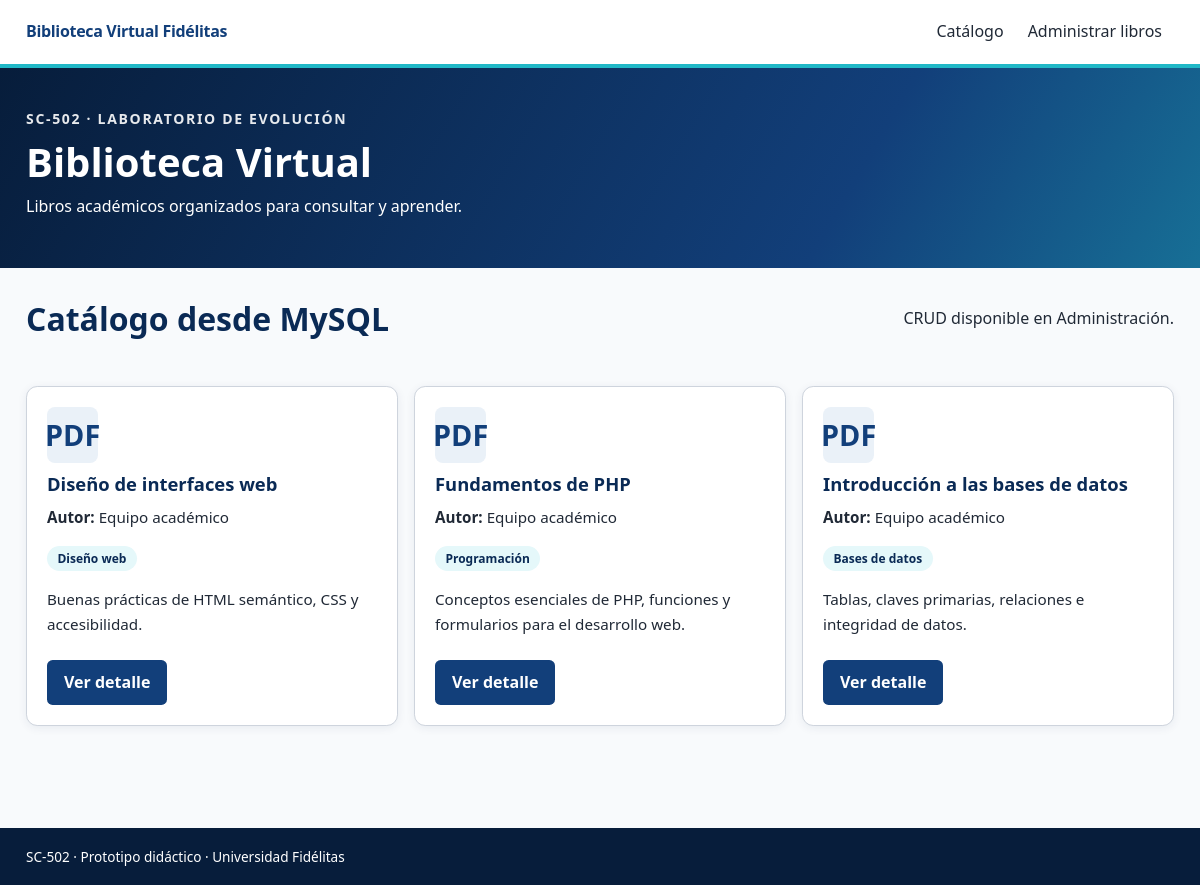
Page /proyecto/public/index.php on the committed database.
### tables this page shows
CREATE TABLE IF NOT EXISTS libros (
 id INT UNSIGNED AUTO_INCREMENT PRIMARY KEY,
 titulo VARCHAR(180) NOT NULL,
 autor VARCHAR(160) NOT NULL,
 resumen TEXT NOT NULL,
 categoria_id INT UNSIGNED NOT NULL,
 creado_en TIMESTAMP NOT NULL DEFAULT CURRENT_TIMESTAMP,
 CONSTRAINT fk_libro_categoria FOREIGN KEY (categoria_id) REFERENCES categorias(id)
    ON DELETE RESTRICT ON UPDATE CASCADE,
 INDEX idx_libros_titulo (titulo),
 INDEX idx_libros_autor (autor)
);

CREATE TABLE IF NOT EXISTS categorias (
 id INT UNSIGNED AUTO_INCREMENT PRIMARY KEY,
 nombre VARCHAR(100) NOT NULL UNIQUE,
 descripcion VARCHAR(300) NULL
);

### proyecto/lib/RepositorioLibros.php (called while the page is built, shortened)
<?php
function consultarTodos(PDO $db, string $sp, array $args=[]): array {
    $marks = implode(',',array_fill(0,count($args),'?'));
    $q = $db->prepare('CALL '.$sp.'('.$marks.')');
    $q->execute($args);$rows = $q->fetchAll();$q->closeCursor();return $rows;
}
function listarLibros(PDO $db): array {return consultarTodos($db,'sp_libro_listar');}

### proyecto/public/index.php (the view, shortened to what this page needs)
<?php
require __DIR__ . '/../lib/RepositorioLibros.php';
function largo_utf8(string $texto): int
{
    if (function_exists('mb_strlen')) {
        return mb_strlen($texto, 'UTF-8');
    }
    $n = iconv_strlen($texto, 'UTF-8');
    return $n === false ? strlen($texto) : $n;
}
function e(?string $s): string
{
    return htmlspecialchars($s ?? '', ENT_QUOTES | ENT_SUBSTITUTE, 'UTF-8');
}
function iniciarPagina(string $titulo): void
{
    $titulo = e($titulo);
    echo '<!doctype html>'
        . '<html lang="es"><head><meta charset="utf-8">'
        . '<meta name="viewport" content="width=device-width,initial-scale=1">'
        . '<title>' . $titulo . ' | Biblioteca Virtual</title>'
        . '<link rel="stylesheet" href="assets/css/ort-fidelitas.css">'
        . '<link rel="stylesheet" href="assets/css/biblioteca.css">'
        . '</head><body>';
    echo '<a class="skip-link" href="#contenido">Saltar al contenido</a>'
        . '<header class="site-header"><div class="container navbar">'
        . '<a class="marca" href="index.php">Biblioteca Virtual Fidélitas</a>'
        . '<nav aria-label="Principal">'
        . '<a class="nav-link" href="index.php">Catálogo</a>';
    if (defined('HAY_ADMIN') && HAY_ADMIN) {
        echo '<a class="nav-link" href="index.php?accion=administrar">'
            . 'Administrar libros</a>';
    }
    echo '</nav></div></header>'
        . '<div class="panel-hero"><div class="container">'
        . '<p class="course-kicker">SC-502 · Laboratorio de evolución</p>'
        . '<h1>Biblioteca Virtual</h1>'
        . '<p>Libros académicos organizados para consultar y aprender.</p>'
        . '</div></div><main id="contenido" class="container">';
}
function terminarPagina(): void
{
    echo '</main><footer class="pie-local"><div class="container">'
        . '<p>SC-502 · Prototipo didáctico · Universidad Fidélitas</p>'
        . '</div></footer></body></html>';
}
function pintarLibros(array $libros): void
{
    echo '<section class="catalogo-grid" aria-label="Libros disponibles">';
    foreach ($libros as $libro) {
        $id = (int) $libro['id'];
        $enlace = 'index.php?accion=detalle&amp;id=' . $id;
        echo '<article class="libro-card">'
            . '<span class="libro-icono" aria-hidden="true">PDF</span>'
            . '<h3>' . e($libro['titulo']) . '</h3>'
            . '<p><strong>Autor:</strong> ' . e($libro['autor']) . '</p>'
            . '<p><span class="etiqueta">' . e($libro['categoria']) . '</span></p>'
            . '<p>' . e(mbResumen($libro['resumen'])) . '</p>'
            . '<div class="acciones"><a class="btn btn-primary" href="' . $enlace . '">'
            . 'Ver detalle</a></div></article>';
    }
    echo '</section>';
}
function mbResumen(string $texto): string
{
    return largo_utf8($texto) > 175
        ? cortar_utf8($texto, 0, 172) . '...'
        : $texto;
}
$accion = (string) ($_GET['accion'] ?? 'catalogo');
$id = filter_input(INPUT_GET, 'id', FILTER_VALIDATE_INT);
try {
    $db = conexion();
    $libro = in_array($accion, ['editar', 'detalle'], true)
        ? obtenerLibro($db, $id)
        : null;
    $lista = in_array($accion, ['catalogo', 'administrar'], true)
        ? listarLibros($db)
        : [];
    $cats = in_array($accion, ['crear', 'editar'], true)
        ? listarCategorias($db)
        : [];
    iniciarPagina('Biblioteca');
    if ($accion === 'detalle') {
        pintarDetalle($libro);
    } elseif ($accion === 'crear') {
        mostrarFormulario(
            ['titulo' => '', 'autor' => '', 'resumen' => '', 'categoria_id' => ''],
            $cats
        );
    } elseif ($accion === 'editar') {
        mostrarFormulario($libro, $cats, $id);
    } elseif ($accion === 'administrar') {
        mostrarAdministracion($lista);
    } else {
        echo '<div class="barra"><h2>Catálogo desde MySQL</h2>'
            . '<p>CRUD disponible en Administración.</p></div>';
        pintarLibros($lista);
    }
    terminarPagina();
} catch (PDOException $ex) {
    error_log($ex->getMessage());
    http_response_code(503);
    iniciarPagina('Error de base de datos');
    echo '<p class="error">La operación no pudo completarse. '
        . 'Revise MySQL y los datos enviados.</p>';
    terminarPagina();
}

### proyecto/public/assets/css/ort-fidelitas.css (style rules this page uses)
:root { --fid-primary:#123f7a; --fid-primary-dark:#0a2a55; --fid-primary-deep:#071d3b; --fid-accent:#20b8c7; --fid-accent-dark:#158591; --fid-purple:#6c3aa6; --fid-magenta:#d83c87; --fid-yellow:#f2c319; --fid-white:#fff; --fid-black:#111827; --fid-gray-900:#202936; --fid-gray-700:#526072; --fid-gray-500:#8792a2; --fid-gray-300:#ced4dd; --fid-gray-100:#f1f4f7; --fid-gray-050:#f8fafc; --fid-success:#2e7b56; --fid-success-soft:#e8f5ee; --fid-warning:#a46b00; --fid-warning-soft:#fff5dc; --fid-danger:#b33c47; --fid-danger-soft:#fae9eb; --fid-info:#176f96; --fid-info-soft:#e7f4f9; --fid-before:#5265a8; --fid-before-soft:#edf0fb; --fid-during:#123f7a; --fid-during-soft:#eaf1f8; --fid-after:#278577; --fid-after-soft:#e7f5f2; --fid-font:"Segoe UI",Arial,Helvetica,sans-serif; --fid-mono:"Cascadia Code",Consolas,"Courier New",monospace; --fid-radius:.65rem; --fid-radius-sm:.35rem; --fid-radius-lg:1rem; --fid-pill:999px; --fid-border:1px solid var(--fid-gray-300); --fid-shadow-sm:0 2px 8px rgba(10,42,85,.08); --fid-shadow:0 8px 24px rgba(10,42,85,.12); --fid-container:1180px; }
*,*::before,*::after { box-sizing:border-box }
html { scroll-behavior:smooth; font-size:16px }
body { margin:0; min-height:100vh; font-family:var(--fid-font); line-height:1.6; color:var(--fid-gray-900); background:var(--fid-gray-050) }
h1,h2,h3,h4,h5,h6 { margin:0 0 1rem; color:var(--fid-primary-dark); line-height:1.2; font-weight:700 }
h1 { font-size:clamp(2rem,5vw,2.5rem) }
h2 { font-size:clamp(1.65rem,4vw,2rem) }
h3 { font-size:1.5rem }
p { margin:0 0 1rem }
a { color:var(--fid-primary); text-underline-offset:.15em }
strong,b { font-weight:700 }
header { background:#fff }
nav { color:var(--fid-gray-900) }
main { min-height:60vh }
main>section { margin-block:2rem }
section,article { scroll-margin-top:5rem }
article { padding:1.5rem; border:var(--fid-border); border-radius:var(--fid-radius); background:#fff; box-shadow:var(--fid-shadow-sm) }
footer { margin-top:3rem }
.container,.container-sm,.container-fluid { width:100%; margin-inline:auto; padding-inline:1rem }
.container { max-width:var(--fid-container) }
.site-header { border-bottom:4px solid var(--fid-accent); box-shadow:var(--fid-shadow-sm) }
.navbar { display:flex; align-items:center; justify-content:space-between; gap:1rem; min-height:4rem }
.nav-link { display:inline-flex; padding:.45rem .75rem; border-radius:var(--fid-radius-sm); color:var(--fid-gray-900); text-decoration:none }
.course-kicker { margin-bottom:.5rem; font-size:.875rem; font-weight:700; letter-spacing:.12em; text-transform:uppercase; opacity:.9 }
.btn { display:inline-flex; align-items:center; justify-content:center; gap:.5rem; min-height:2.5rem; padding:.55rem 1rem; border:1px solid transparent; border-radius:var(--fid-radius-sm); font-weight:650; text-decoration:none; transition:180ms ease }
.btn-primary { background:var(--fid-primary); color:#fff }

### proyecto/public/assets/css/biblioteca.css (style rules this page uses)
:root { --biblioteca-azul:#123f7a; --biblioteca-celeste:#20b8c7 }
.site-header .marca { font-weight:800; letter-spacing:-.02em; color:#123f7a; text-decoration:none }
.panel-hero { background:linear-gradient(120deg,#071d3b 0%,#123f7a 70%,#176f96 100%); color:white; padding:2.5rem 0; margin-bottom:2rem }
.panel-hero h1,.panel-hero p { color:white; margin:0 0 .5rem }
.catalogo-grid { display:grid; grid-template-columns:repeat(auto-fit,minmax(240px,1fr)); gap:1rem }
.libro-card { height:100%; display:flex; flex-direction:column; padding:1.25rem; background:#fff; border:1px solid #ced4dd; border-radius:.7rem; box-shadow:0 2px 10px rgba(10,42,85,.07) }
.libro-card h3 { font-size:1.15rem; margin:.6rem 0 }
.libro-card p { font-size:.95rem }
.libro-card .acciones { margin-top:auto; display:flex; flex-wrap:wrap; gap:.5rem; padding-top:.5rem }
.libro-icono { display:inline-flex; align-items:center; justify-content:center; width:3.2rem; height:3.5rem; border-radius:.5rem; background:#eaf1f8; color:#123f7a; font-size:1.8rem; font-weight:800 }
.etiqueta { display:inline-block; background:#e5f8fa; color:#0a2a55; border-radius:3rem; font-size:.75rem; font-weight:700; padding:.2rem .65rem }
.barra { display:flex; justify-content:space-between; align-items:center; gap:1rem; flex-wrap:wrap; margin-bottom:1.2rem }
.pie-local { font-size:.85rem; background:#071d3b; color:#fff; padding:1.1rem 0; margin-top:3rem }
.pie-local p { margin:0; color:#fff }

### rows in the picture
libros: titulo "Diseño de interfaces web", autor "Equipo académico", categoria.nombre "Diseño web", resumen "Buenas prácticas de HTML semántico, CSS y accesibilidad."
libros: titulo "Fundamentos de PHP", autor "Equipo académico", categoria.nombre "Programación", resumen "Conceptos esenciales de PHP, funciones y formularios para el desarrollo web."
libros: titulo "Introducción a las bases de datos", autor "Equipo académico", categoria.nombre "Bases de datos", resumen "Tablas, claves primarias, relaciones e integridad de datos."
